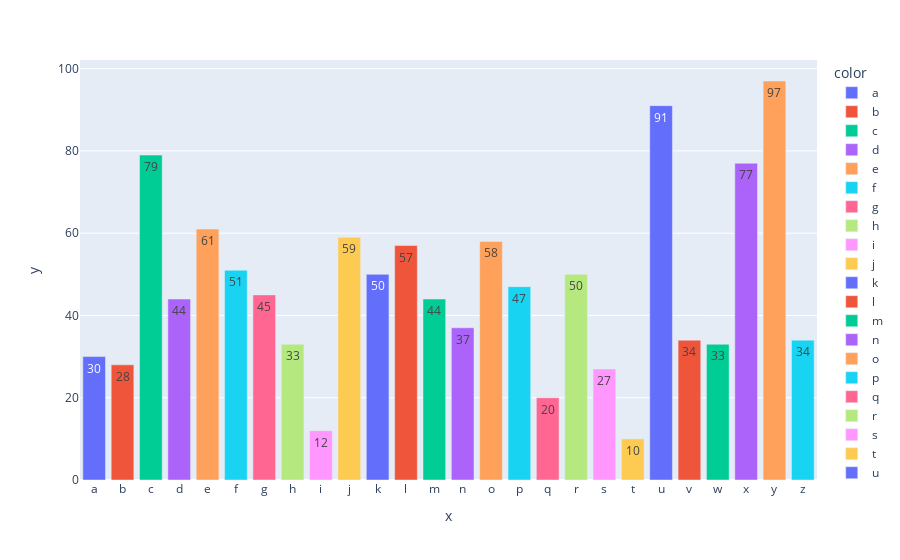

Write notebook code for a chart like this one.
### Code cell
px.bar(x=alpha, y=obs2, text = obs2, color = alpha)

### Figure 1 — Plotly figure (JSON) as saved in the notebook; plotly's stock layout.template omitted (floating-point values rounded to 4 significant figures)
{"data": [{"alignmentgroup": "True", "hovertemplate": "color=a<br>x=%{x}<br>y=%{y}<br>text=%{text}<extra></extra>", "legendgroup": "a", "marker": {"color": "#636efa", "pattern": {"shape": ""}}, "name": "a", "offsetgroup": "a", "orientation": "v", "showlegend": true, "text": [30], "textposition": "auto", "type": "bar", "x": ["a"], "xaxis": "x", "y": [30], "yaxis": "y"}, {"alignmentgroup": "True", "hovertemplate": "color=b<br>x=%{x}<br>y=%{y}<br>text=%{text}<extra></extra>", "legendgroup": "b", "marker": {"color": "#EF553B", "pattern": {"shape": ""}}, "name": "b", "offsetgroup": "b", "orientation": "v", "showlegend": true, "text": [28], "textposition": "auto", "type": "bar", "x": ["b"], "xaxis": "x", "y": [28], "yaxis": "y"}, {"alignmentgroup": "True", "hovertemplate": "color=c<br>x=%{x}<br>y=%{y}<br>text=%{text}<extra></extra>", "legendgroup": "c", "marker": {"color": "#00cc96", "pattern": {"shape": ""}}, "name": "c", "offsetgroup": "c", "orientation": "v", "showlegend": true, "text": [79], "textposition": "auto", "type": "bar", "x": ["c"], "xaxis": "x", "y": [79], "yaxis": "y"}, {"alignmentgroup": "True", "hovertemplate": "color=d<br>x=%{x}<br>y=%{y}<br>text=%{text}<extra></extra>", "legendgroup": "d", "marker": {"color": "#ab63fa", "pattern": {"shape": ""}}, "name": "d", "offsetgroup": "d", "orientation": "v", "showlegend": true, "text": [44], "textposition": "auto", "type": "bar", "x": ["d"], "xaxis": "x", "y": [44], "yaxis": "y"}, {"alignmentgroup": "True", "hovertemplate": "color=e<br>x=%{x}<br>y=%{y}<br>text=%{text}<extra></extra>", "legendgroup": "e", "marker": {"color": "#FFA15A", "pattern": {"shape": ""}}, "name": "e", "offsetgroup": "e", "orientation": "v", "showlegend": true, "text": [61], "textposition": "auto", "type": "bar", "x": ["e"], "xaxis": "x", "y": [61], "yaxis": "y"}, {"alignmentgroup": "True", "hovertemplate": "color=f<br>x=%{x}<br>y=%{y}<br>text=%{text}<extra></extra>", "legendgroup": "f", "marker": {"color": "#19d3f3", "pattern": {"shape": ""}}, "name": "f", "offsetgroup": "f", "orientation": "v", "showlegend": true, "text": [51], "textposition": "auto", "type": "bar", "x": ["f"], "xaxis": "x", "y": [51], "yaxis": "y"}, {"alignmentgroup": "True", "hovertemplate": "color=g<br>x=%{x}<br>y=%{y}<br>text=%{text}<extra></extra>", "legendgroup": "g", "marker": {"color": "#FF6692", "pattern": {"shape": ""}}, "name": "g", "offsetgroup": "g", "orientation": "v", "showlegend": true, "text": [45], "textposition": "auto", "type": "bar", "x": ["g"], "xaxis": "x", "y": [45], "yaxis": "y"}, {"alignmentgroup": "True", "hovertemplate": "color=h<br>x=%{x}<br>y=%{y}<br>text=%{text}<extra></extra>", "legendgroup": "h", "marker": {"color": "#B6E880", "pattern": {"shape": ""}}, "name": "h", "offsetgroup": "h", "orientation": "v", "showlegend": true, "text": [33], "textposition": "auto", "type": "bar", "x": ["h"], "xaxis": "x", "y": [33], "yaxis": "y"}, {"alignmentgroup": "True", "hovertemplate": "color=i<br>x=%{x}<br>y=%{y}<br>text=%{text}<extra></extra>", "legendgroup": "i", "marker": {"color": "#FF97FF", "pattern": {"shape": ""}}, "name": "i", "offsetgroup": "i", "orientation": "v", "showlegend": true, "text": [12], "textposition": "auto", "type": "bar", "x": ["i"], "xaxis": "x", "y": [12], "yaxis": "y"}, {"alignmentgroup": "True", "hovertemplate": "color=j<br>x=%{x}<br>y=%{y}<br>text=%{text}<extra></extra>", "legendgroup": "j", "marker": {"color": "#FECB52", "pattern": {"shape": ""}}, "name": "j", "offsetgroup": "j", "orientation": "v", "showlegend": true, "text": [59], "textposition": "auto", "type": "bar", "x": ["j"], "xaxis": "x", "y": [59], "yaxis": "y"}, {"alignmentgroup": "True", "hovertemplate": "color=k<br>x=%{x}<br>y=%{y}<br>text=%{text}<extra></extra>", "legendgroup": "k", "marker": {"color": "#636efa", "pattern": {"shape": ""}}, "name": "k", "offsetgroup": "k", "orientation": "v", "showlegend": true, "text": [50], "textposition": "auto", "type": "bar", "x": ["k"], "xaxis": "x", "y": [50], "yaxis": "y"}, {"alignmentgroup": "True", "hovertemplate": "color=l<br>x=%{x}<br>y=%{y}<br>text=%{text}<extra></extra>", "legendgroup": "l", "marker": {"color": "#EF553B", "pattern": {"shape": ""}}, "name": "l", "offsetgroup": "l", "orientation": "v", "showlegend": true, "text": [57], "textposition": "auto", "type": "bar", "x": ["l"], "xaxis": "x", "y": [57], "yaxis": "y"}, {"alignmentgroup": "True", "hovertemplate": "color=m<br>x=%{x}<br>y=%{y}<br>text=%{text}<extra></extra>", "legendgroup": "m", "marker": {"color": "#00cc96", "pattern": {"shape": ""}}, "name": "m", "offsetgroup": "m", "orientation": "v", "showlegend": true, "text": [44], "textposition": "auto", "type": "bar", "x": ["m"], "xaxis": "x", "y": [44], "yaxis": "y"}, {"alignmentgroup": "True", "hovertemplate": "color=n<br>x=%{x}<br>y=%{y}<br>text=%{text}<extra></extra>", "legendgroup": "n", "marker": {"color": "#ab63fa", "pattern": {"shape": ""}}, "name": "n", "offsetgroup": "n", "orientation": "v", "showlegend": true, "text": [37], "textposition": "auto", "type": "bar", "x": ["n"], "xaxis": "x", "y": [37], "yaxis": "y"}, {"alignmentgroup": "True", "hovertemplate": "color=o<br>x=%{x}<br>y=%{y}<br>text=%{text}<extra></extra>", "legendgroup": "o", "marker": {"color": "#FFA15A", "pattern": {"shape": ""}}, "name": "o", "offsetgroup": "o", "orientation": "v", "showlegend": true, "text": [58], "textposition": "auto", "type": "bar", "x": ["o"], "xaxis": "x", "y": [58], "yaxis": "y"}, {"alignmentgroup": "True", "hovertemplate": "color=p<br>x=%{x}<br>y=%{y}<br>text=%{text}<extra></extra>", "legendgroup": "p", "marker": {"color": "#19d3f3", "pattern": {"shape": ""}}, "name": "p", "offsetgroup": "p", "orientation": "v", "showlegend": true, "text": [47], "textposition": "auto", "type": "bar", "x": ["p"], "xaxis": "x", "y": [47], "yaxis": "y"}, {"alignmentgroup": "True", "hovertemplate": "color=q<br>x=%{x}<br>y=%{y}<br>text=%{text}<extra></extra>", "legendgroup": "q", "marker": {"color": "#FF6692", "pattern": {"shape": ""}}, "name": "q", "offsetgroup": "q", "orientation": "v", "showlegend": true, "text": [20], "textposition": "auto", "type": "bar", "x": ["q"], "xaxis": "x", "y": [20], "yaxis": "y"}, {"alignmentgroup": "True", "hovertemplate": "color=r<br>x=%{x}<br>y=%{y}<br>text=%{text}<extra></extra>", "legendgroup": "r", "marker": {"color": "#B6E880", "pattern": {"shape": ""}}, "name": "r", "offsetgroup": "r", "orientation": "v", "showlegend": true, "text": [50], "textposition": "auto", "type": "bar", "x": ["r"], "xaxis": "x", "y": [50], "yaxis": "y"}, {"alignmentgroup": "True", "hovertemplate": "color=s<br>x=%{x}<br>y=%{y}<br>text=%{text}<extra></extra>", "legendgroup": "s", "marker": {"color": "#FF97FF", "pattern": {"shape": ""}}, "name": "s", "offsetgroup": "s", "orientation": "v", "showlegend": true, "text": [27], "textposition": "auto", "type": "bar", "x": ["s"], "xaxis": "x", "y": [27], "yaxis": "y"}, {"alignmentgroup": "True", "hovertemplate": "color=t<br>x=%{x}<br>y=%{y}<br>text=%{text}<extra></extra>", "legendgroup": "t", "marker": {"color": "#FECB52", "pattern": {"shape": ""}}, "name": "t", "offsetgroup": "t", "orientation": "v", "showlegend": true, "text": [10], "textposition": "auto", "type": "bar", "x": ["t"], "xaxis": "x", "y": [10], "yaxis": "y"}, {"alignmentgroup": "True", "hovertemplate": "color=u<br>x=%{x}<br>y=%{y}<br>text=%{text}<extra></extra>", "legendgroup": "u", "marker": {"color": "#636efa", "pattern": {"shape": ""}}, "name": "u", "offsetgroup": "u", "orientation": "v", "showlegend": true, "text": [91], "textposition": "auto", "type": "bar", "x": ["u"], "xaxis": "x", "y": [91], "yaxis": "y"}, {"alignmentgroup": "True", "hovertemplate": "color=v<br>x=%{x}<br>y=%{y}<br>text=%{text}<extra></extra>", "legendgroup": "v", "marker": {"color": "#EF553B", "pattern": {"shape": ""}}, "name": "v", "offsetgroup": "v", "orientation": "v", "showlegend": true, "text": [34], "textposition": "auto", "type": "bar", "x": ["v"], "xaxis": "x", "y": [34], "yaxis": "y"}, {"alignmentgroup": "True", "hovertemplate": "color=w<br>x=%{x}<br>y=%{y}<br>text=%{text}<extra></extra>", "legendgroup": "w", "marker": {"color": "#00cc96", "pattern": {"shape": ""}}, "name": "w", "offsetgroup": "w", "orientation": "v", "showlegend": true, "text": [33], "textposition": "auto", "type": "bar", "x": ["w"], "xaxis": "x", "y": [33], "yaxis": "y"}, {"alignmentgroup": "True", "hovertemplate": "color=x<br>x=%{x}<br>y=%{y}<br>text=%{text}<extra></extra>", "legendgroup": "x", "marker": {"color": "#ab63fa", "pattern": {"shape": ""}}, "name": "x", "offsetgroup": "x", "orientation": "v", "showlegend": true, "text": [77], "textposition": "auto", "type": "bar", "x": ["x"], "xaxis": "x", "y": [77], "yaxis": "y"}, {"alignmentgroup": "True", "hovertemplate": "color=y<br>x=%{x}<br>y=%{y}<br>text=%{text}<extra></extra>", "legendgroup": "y", "marker": {"color": "#FFA15A", "pattern": {"shape": ""}}, "name": "y", "offsetgroup": "y", "orientation": "v", "showlegend": true, "text": [97], "textposition": "auto", "type": "bar", "x": ["y"], "xaxis": "x", "y": [97], "yaxis": "y"}, {"alignmentgroup": "True", "hovertemplate": "color=z<br>x=%{x}<br>y=%{y}<br>text=%{text}<extra></extra>", "legendgroup": "z", "marker": {"color": "#19d3f3", "pattern": {"shape": ""}}, "name": "z", "offsetgroup": "z", "orientation": "v", "showlegend": true, "text": [34], "textposition": "auto", "type": "bar", "x": ["z"], "xaxis": "x", "y": [34], "yaxis": "y"}], "layout": {"barmode": "relative", "legend": {"title": {"text": "color"}, "tracegroupgap": 0}, "margin": {"t": 60}, "xaxis": {"anchor": "y", "domain": [0, 1], "title": {"text": "x"}}, "yaxis": {"anchor": "x", "domain": [0, 1], "title": {"text": "y"}}}}
